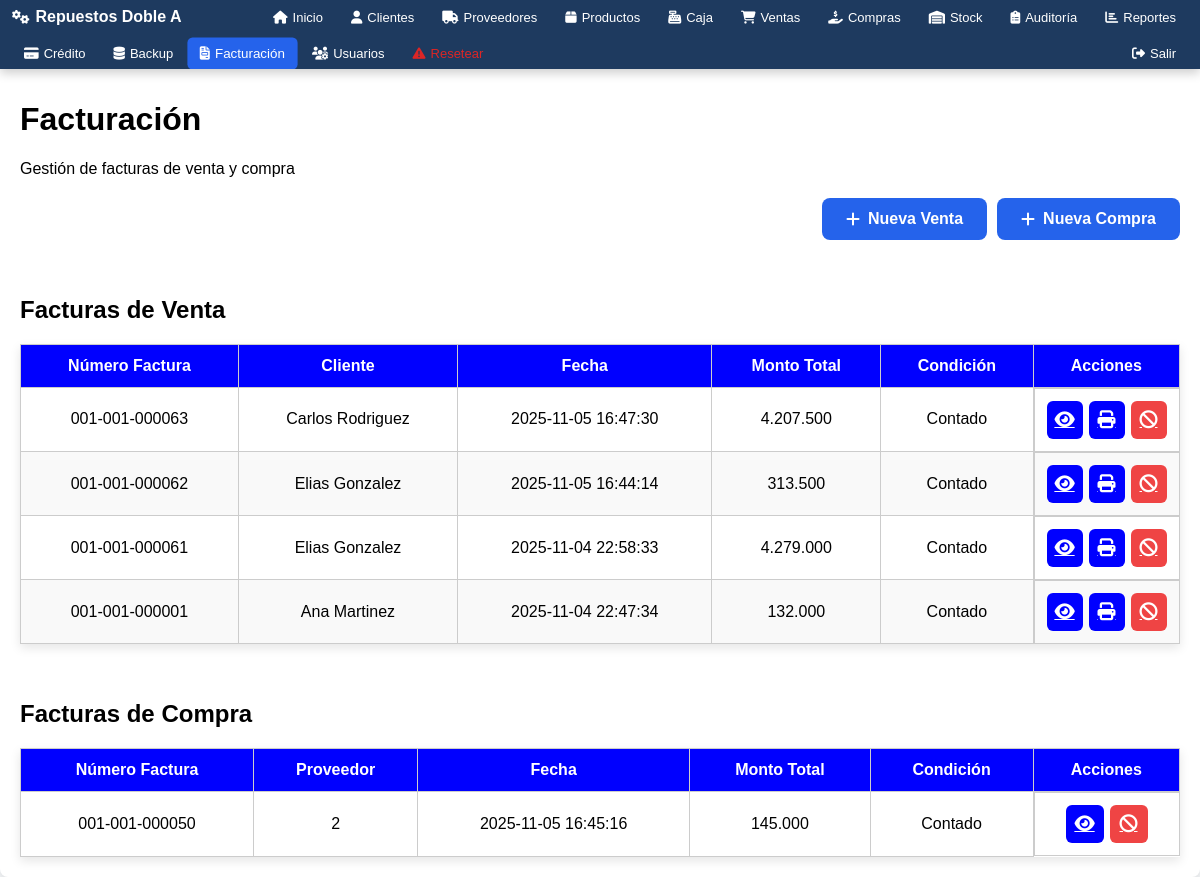
Page /modulos/facturacion/facturacion.php (signed in) on the earlier database version.
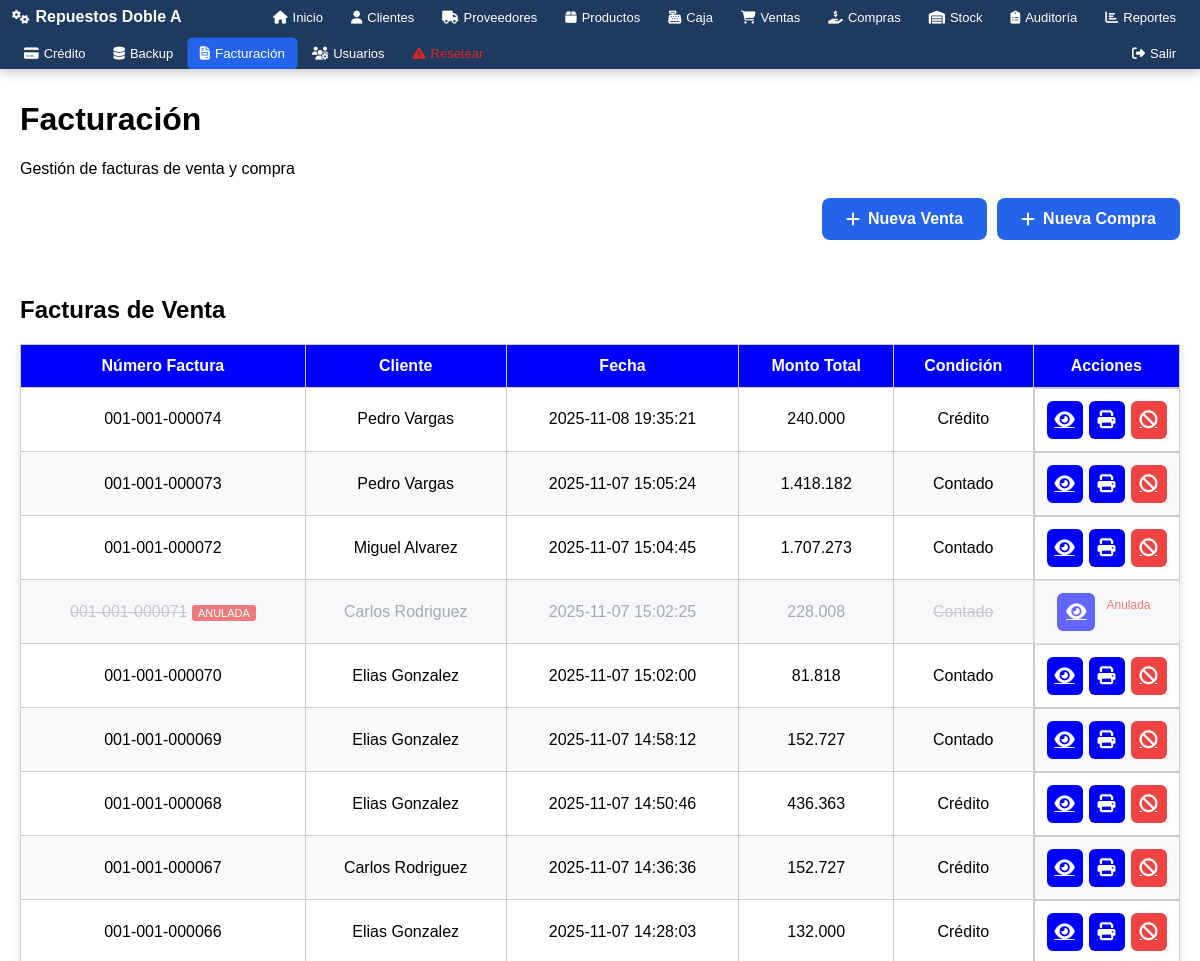
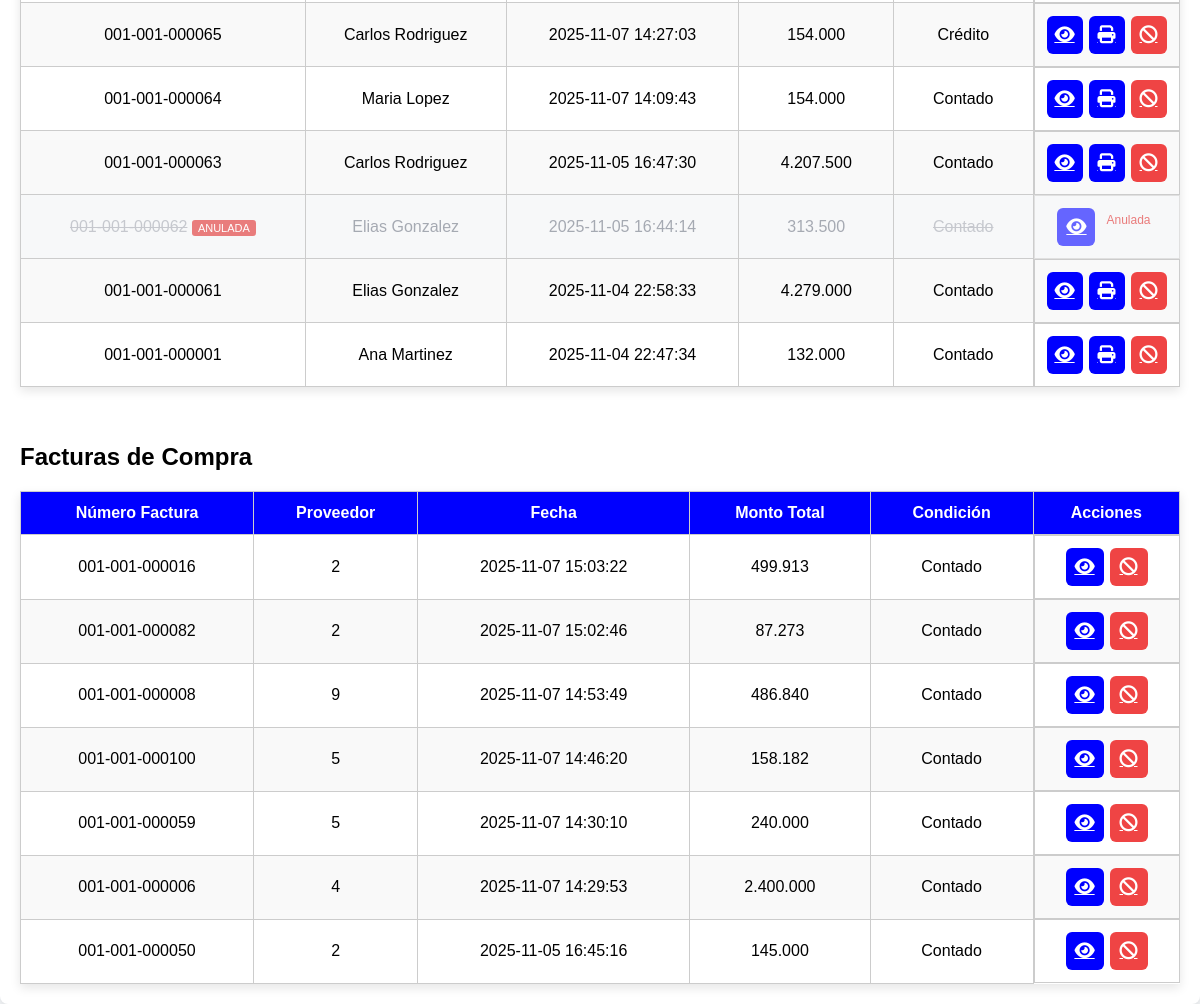
Same page on the later database version (2 pictures, top to bottom).
### tables this page shows
CREATE TABLE `cabecera_factura_ventas` (
  `id` int(11) NOT NULL AUTO_INCREMENT,
  `numero_factura` varchar(20) NOT NULL,
  `condicion_venta` enum('Contado','Crédito') NOT NULL,
  `forma_pago` enum('Efectivo','Tarjeta','Transferencia') NOT NULL,
  `fecha_hora` datetime DEFAULT CURRENT_TIMESTAMP,
  `cliente_id` int(11) NOT NULL,
  `monto_total` decimal(15,2) NOT NULL,
  `timbrado` varchar(20) DEFAULT '',
  `inicio_vigencia` date DEFAULT NULL,
  `fin_vigencia` date DEFAULT NULL,
  `anulada` tinyint(1) DEFAULT '0',
  `fecha_anulacion` datetime DEFAULT NULL,
  `usuario_anulacion_id` int(11) DEFAULT NULL,
  `motivo_anulacion` text,
  PRIMARY KEY (`id`),
  UNIQUE KEY `idx_numero_factura_unique` (`numero_factura`),
  UNIQUE KEY `idx_timbrado_unique` (`timbrado`),
  KEY `cliente_id` (`cliente_id`)
);

CREATE TABLE `clientes` (
  `id` int(11) NOT NULL AUTO_INCREMENT,
  `nombre` varchar(100) NOT NULL,
  `apellido` varchar(100) DEFAULT NULL,
  `ruc` varchar(20) DEFAULT NULL,
  `telefono` varchar(50) DEFAULT NULL,
  `email` varchar(100) DEFAULT NULL,
  `direccion` varchar(255) DEFAULT NULL,
  `created_at` timestamp NOT NULL DEFAULT CURRENT_TIMESTAMP,
  PRIMARY KEY (`id`)
);

CREATE TABLE `cabecera_factura_compras` (
  `id` int(11) NOT NULL AUTO_INCREMENT,
  `numero_factura` varchar(50) NOT NULL,
  `proveedor_id` int(11) NOT NULL,
  `fecha_hora` datetime NOT NULL,
  `monto_total` decimal(15,2) NOT NULL,
  `condicion_compra` varchar(20) DEFAULT 'Contado',
  `forma_pago` varchar(20) DEFAULT 'Efectivo',
  `timbrado` varchar(50) DEFAULT NULL,
  `numero_factura_proveedor` varchar(100) DEFAULT NULL,
  `created_at` timestamp NOT NULL DEFAULT CURRENT_TIMESTAMP,
  `inicio_vigencia` date DEFAULT NULL,
  `fin_vigencia` date DEFAULT NULL,
  PRIMARY KEY (`id`),
  UNIQUE KEY `numero_factura` (`numero_factura`),
  KEY `idx_fecha` (`fecha_hora`),
  KEY `idx_proveedor` (`proveedor_id`),
  CONSTRAINT `cabecera_factura_compras_ibfk_1` FOREIGN KEY (`proveedor_id`) REFERENCES `proveedores` (`id`) ON DELETE CASCADE
);

### modulos/facturacion/facturacion.php (the view, shortened to what the changed rows need)
<?php
$base_path = $_SERVER['DOCUMENT_ROOT'] . '/repuestos/';
include $base_path . 'includes/auth.php';
include $base_path . 'includes/header.php';
$stmt_ventas = $pdo->query("SELECT * FROM cabecera_factura_ventas ORDER BY fecha_hora DESC LIMIT 50");
$facturas_ventas = $stmt_ventas->fetchAll();
$facturas_compras = [];
try {
    $stmt_compras = $pdo->query("SELECT * FROM cabecera_factura_compras ORDER BY fecha_hora DESC LIMIT 50");
    $facturas_compras = $stmt_compras->fetchAll();
} catch (Exception $e) {
}
?>
<div class="container tabla-responsive">
    <h1>Facturación</h1>
    <br><br>
    <h2>Facturas de Venta</h2>
    <table class="crud-table">
        <thead>
            <tr>
                <th>Número Factura</th>
                <th>Cliente</th>
                <th>Fecha</th>
                <th>Monto Total</th>
                <th>Condición</th>
                <th>Acciones</th>
            </tr>
        </thead>
        <tbody>
        <?php
        if($facturas_ventas){
            foreach($facturas_ventas as $fila){
                $stmt_cliente = $pdo->prepare("SELECT nombre, apellido FROM clientes WHERE id = ?");
                $stmt_cliente->execute([$fila['cliente_id']]);
                $cliente = $stmt_cliente->fetch();
                $nombre_cliente = $cliente ? $cliente['nombre'] . ' ' . $cliente['apellido'] : 'N/A';
                $anulada = isset($fila['anulada']) && $fila['anulada'] == 1;
                $clase_fila = $anulada ? 'factura-anulada' : '';
                echo '<tr class="' . $clase_fila . '">';
                echo '<td>';
                if ($anulada) {
                    echo '<span style="text-decoration: line-through; opacity: 0.6;">' . htmlspecialchars($fila['numero_factura']) . '</span> ';
                    echo '<span style="background: #dc2626; color: white; padding: 2px 6px; border-radius: 3px; font-size: 11px;">ANULADA</span>';
                } else {
                    echo htmlspecialchars($fila['numero_factura']);
                }
                echo '</td>';
                echo '<td>'.htmlspecialchars($nombre_cliente).'</td>';
                echo '<td>'.htmlspecialchars($fila['fecha_hora']).'</td>';
                echo '<td>'.number_format($fila['monto_total'],0,',','.').'</td>';
                echo '<td>';
                if ($anulada) {
                    echo '<span style="text-decoration: line-through; opacity: 0.6;">' . htmlspecialchars($fila['condicion_venta']) . '</span>';
                } else {
                    echo htmlspecialchars($fila['condicion_venta']);
                }
                echo '</td>';
                echo '<td class="acciones">';
                echo '<a href="/repuestos/modulos/ventas/ver_factura.php?id='.htmlspecialchars($fila['id']).'" class="btn btn-edit" data-tooltip="Ver" target="_blank">
                        <i class="fas fa-eye"></i>
                        </a>';
                if (!$anulada) {
                    echo '<a href="/repuestos/modulos/ventas/imprimir_factura.php?id='.htmlspecialchars($fila['id']).'" class="btn btn-edit" data-tooltip="Imprimir" target="_blank">
                            <i class="fas fa-print"></i>
                            </a>';
                    echo '<a href="anular_factura.php?id='.htmlspecialchars($fila['id']).'" class="btn btn-delete" data-tooltip="Anular">
                            <i class="fas fa-ban"></i>
                            </a>';
                } else {
                    echo '<span style="color: #dc2626; font-size: 12px; padding: 5px;">Anulada</span>';
                }
                echo '</td>';
                echo '</tr>';
            }
        } else {
            echo '<tr><td colspan="6">No hay facturas de venta registradas.</td></tr>';
        }
        ?>
        </tbody>
    </table>
    <?php if(!empty($facturas_compras)): ?>
    <br><br>
    <h2>Facturas de Compra</h2>
    <table class="crud-table">
        <thead>
            <tr>
                <th>Número Factura</th>
                <th>Proveedor</th>
                <th>Fecha</th>
                <th>Monto Total</th>
                <th>Condición</th>
                <th>Acciones</th>
            </tr>
        </thead>
        <tbody>
        <?php
        foreach($facturas_compras as $fila){
            echo '<tr>';
            echo '<td>'.htmlspecialchars($fila['numero_factura']).'</td>';
            echo '<td>'.htmlspecialchars($fila['proveedor_id']).'</td>';
            echo '<td>'.htmlspecialchars($fila['fecha_hora']).'</td>';
            echo '<td>'.number_format($fila['monto_total'],0,',','.').'</td>';
            echo '<td>'.htmlspecialchars($fila['condicion_compra']).'</td>';
            echo '<td class="acciones">';
            echo '<a href="#" class="btn btn-edit" data-tooltip="Ver">
                    <i class="fas fa-eye"></i>
                    </a>';
            echo '<a href="#" class="btn btn-delete" data-tooltip="Anular" onclick="return confirm(\'¿Seguro que deseas anular esta factura?\')">
                    <i class="fas fa-ban"></i>
                    </a>';
            echo '</td>';
            echo '</tr>';
        }
        ?>
        </tbody>
    </table>
    <?php endif; ?>
</div>
<?php include $base_path . 'includes/footer.php'; ?>

Differences in the rows shown:
added cabecera_factura_ventas: numero_factura "001-001-000074", cliente.apellido "Pedro Vargas", fecha_hora "2025-11-08 19:35:21", monto_total "240.000", condicion_venta "Crédito"
added cabecera_factura_ventas: numero_factura "001-001-000073", cliente.apellido "Pedro Vargas", fecha_hora "2025-11-07 15:05:24", monto_total "1.418.182", condicion_venta "Contado"
added cabecera_factura_ventas: numero_factura "001-001-000072", cliente.apellido "Miguel Alvarez", fecha_hora "2025-11-07 15:04:45", monto_total "1.707.273", condicion_venta "Contado"
added cabecera_factura_ventas: numero_factura "001-001-000071", cliente.apellido "Carlos Rodriguez", fecha_hora "2025-11-07 15:02:25", monto_total "228.008", condicion_venta "Contado", anulada "Anulada"
added cabecera_factura_ventas: numero_factura "001-001-000070", cliente.apellido "Elias Gonzalez", fecha_hora "2025-11-07 15:02:00", monto_total "81.818", condicion_venta "Contado"
added cabecera_factura_ventas: numero_factura "001-001-000069", cliente.apellido "Elias Gonzalez", fecha_hora "2025-11-07 14:58:12", monto_total "152.727", condicion_venta "Contado"
added cabecera_factura_ventas: numero_factura "001-001-000068", cliente.apellido "Elias Gonzalez", fecha_hora "2025-11-07 14:50:46", monto_total "436.363", condicion_venta "Crédito"
added cabecera_factura_ventas: numero_factura "001-001-000067", cliente.apellido "Carlos Rodriguez", fecha_hora "2025-11-07 14:36:36", monto_total "152.727", condicion_venta "Crédito"
added cabecera_factura_ventas: numero_factura "001-001-000066", cliente.apellido "Elias Gonzalez", fecha_hora "2025-11-07 14:28:03", monto_total "132.000", condicion_venta "Crédito"
added cabecera_factura_ventas: numero_factura "001-001-000065", cliente.apellido "Carlos Rodriguez", fecha_hora "2025-11-07 14:27:03", monto_total "154.000", condicion_venta "Crédito"
added cabecera_factura_ventas: numero_factura "001-001-000064", cliente.apellido "Maria Lopez", fecha_hora "2025-11-07 14:09:43", monto_total "154.000", condicion_venta "Contado"
changed cabecera_factura_ventas (number 13 of 15 on the later page): anulada 0 → 1 (drawn)
added cabecera_factura_compras: numero_factura "001-001-000016", proveedor "2", fecha_hora "2025-11-07 15:03:22", monto_total "499.913", condicion_compra "Contado"
added cabecera_factura_compras: numero_factura "001-001-000082", proveedor "2", fecha_hora "2025-11-07 15:02:46", monto_total "87.273", condicion_compra "Contado"
added cabecera_factura_compras: numero_factura "001-001-000008", proveedor "9", fecha_hora "2025-11-07 14:53:49", monto_total "486.840", condicion_compra "Contado"
added cabecera_factura_compras: numero_factura "001-001-000100", proveedor "5", fecha_hora "2025-11-07 14:46:20", monto_total "158.182", condicion_compra "Contado"
added cabecera_factura_compras: numero_factura "001-001-000059", proveedor "5", fecha_hora "2025-11-07 14:30:10", monto_total "240.000", condicion_compra "Contado"
added cabecera_factura_compras: numero_factura "001-001-000006", proveedor "4", fecha_hora "2025-11-07 14:29:53", monto_total "2.400.000", condicion_compra "Contado"
